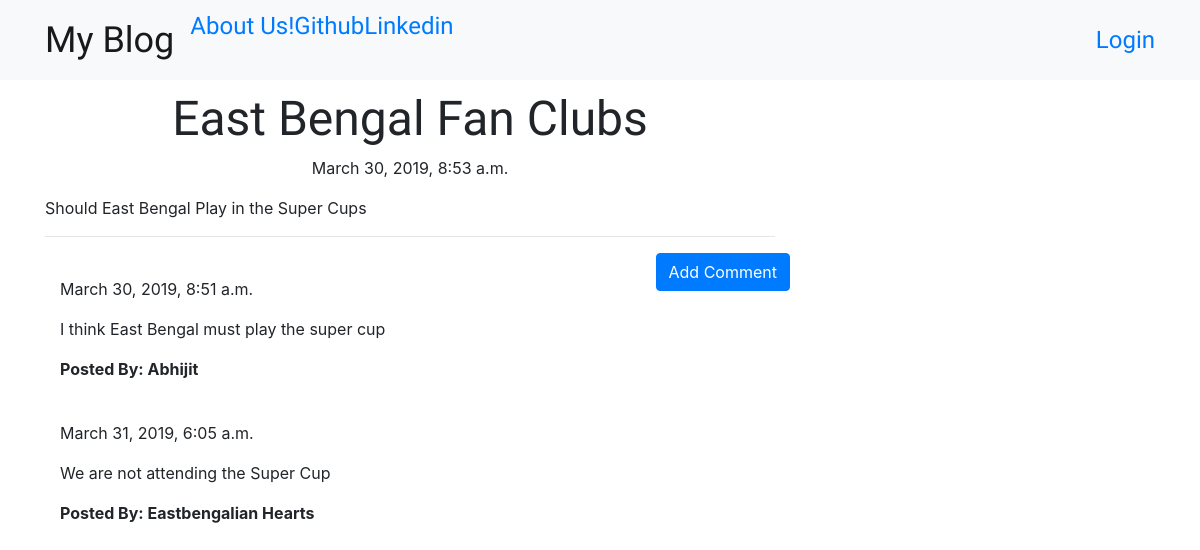
/post/6, run on the app's committed database.
### blog/models.py (models this page shows, shortened)
class Post(models.Model):
    author = models.ForeignKey('auth.User',on_delete=models.CASCADE)
    title = models.CharField(max_length=264)
    text = models.TextField()
    created_date = models.DateTimeField(default=timezone.now)
    published_date = models.DateTimeField(blank=True,null=True)

class Comment(models.Model):
    post = models.ForeignKey(Post,related_name='comments',on_delete=models.CASCADE)
    author = models.CharField(max_length=264)
    text = models.TextField()
    created_date = models.DateTimeField(default=timezone.now())
    approved_comment = models.BooleanField(default = False)

### blog/views.py (the view)
# urls.py: url(r'^post/(?P<pk>\d+)$',views.PostDetailView.as_view(),name='post_detail'),
class PostDetailView(DetailView):
    model = Post

### blog/templates/blog/post_detail.html (shortened to what this page needs)
{% extends 'blog/base.html' %}
{% block content %}
<h1 class="posttitle loader">{{ post.title }}</h1>
{% if post.published_date %}
<div class="date postdate">
  {{ post.published_date }}
</div>
{% else %}
<a class="btn btn-primary" href="{% url 'post_publish' pk=post.pk %}">Publish</a>
{% endif %}
<p class="postcontent">{{post.text|safe|linebreaks}}</p>
<hr>
<a class="btn btn-primary btn-comment" href="{% url 'add_comment_to_post' pk=post.pk %}">Add Comment</a>
<div class="container">
  {% for comment in post.comments.all %}
  <br>
    {% if user.is_authenticated or comment.approved_comment %}
      {{ comment.created_date }}
        <p>{{ comment.text|safe|linebreaks }}</p>
        <b><p>Posted By: {{ comment.author }}</p></b>
    {% endif %}
    {% empty %}
    <p>No Comments to show</p>
  {% endfor %}
  {% endblock %}

### blog/templates/blog/base.html (shortened to what this page needs)
{% load staticfiles %}
<html>
  <head>
<link rel="stylesheet" href="https://stackpath.bootstrapcdn.com/bootstrap/4.3.1/css/bootstrap.min.css">
<link rel="stylesheet" href="https://stackpath.bootstrapcdn.com/bootstrap/4.3.1/js/bootstrap.min.js">
<link rel="stylesheet" href="https://stackpath.bootstrapcdn.com/bootstrap/4.3.1/js/bootstrap.bundle.min.js">
    <link rel="stylesheet" href="//cdn.jsdelivr.net/npm/medium-editor@latest/dist/css/medium-editor.min.css" type="text/css" media="screen" charset="utf-8">
<link rel="stylesheet" href="{% static 'css/blog.css' %}">
  </head>
  <body>
    <nav class="navbar navbar-expand-lg navbar-light bg-light techfont custom-navbar">
      <div class="container">
        <ul class="navbar-nav mr-auto">
          <li><a href="{% url 'post_list' %}" class='navbar-brand bigbrand'>My Blog</a></li>
          <li><a href="{% url 'about' %}">About Us!</a></li>
          <li><a href="www.github.com">Github</a></li>
          <li><a href="www.linkedin.com">Linkedin</a></li>
        </ul>
        <ul class="nav navbar-nav navbar-right">
          {% if user.is_authenticated %}
          <li>
            <a href="{% url 'post_new' %}">New Post | </a>
          </li>
          <li>
            <a href="{% url 'post_draft_list' %}"> Drafts | </a>
          </li>
          <li>
            <a href="{% url 'logout' %}"> Logout  |</a>
          </li>
          <li>
            <a>Welcome: {{user.username}}</a>
          </li>
          {% else %}
          <li><a href="{% url 'login' %}" class="nav navbar-right">Login</a></li>
          {% endif %}
        </ul>
      </div>
    </nav>
    <div class="container">
      <div class="row">
        <div class="col-md-8">
          {% block content %}
          {% endblock %}
        </div>
      </div>
    </div>
  </body>
</html>

### blog/static/css/blog.css (style rules this page uses)
.techfont { font-family: 'ZCOOL XiaoWei', serif; font-size: 1.5em; margin-bottom: 10px; }
.bigbrand { font-size: 1.5em; }
.postdate { text-align: center; }
.posttitle { font-family: 'ZCOOL XiaoWei', serif; font-size: 3em; text-align: center; }
.postcontent { font-family: 'Monteserrat'; font-size: 1.5em; }
.btn-comment { position: absolute; right: 0px; }

### data on the page
Post: title "East Bengal Fan Clubs", published_date "March 30, 2019, 8:53 a.m.", text "Should East Bengal Play in the Super Cups"
Comment: created_date "March 30, 2019, 8:51 a.m.", text "I think East Bengal must play the super cup", author "Abhijit"
Comment: created_date "March 31, 2019, 6:05 a.m.", text "We are not attending the Super Cup", author "Eastbengalian Hearts"
